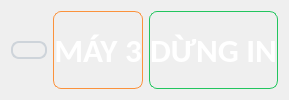
              <widget class="QWidget" name="widget_59" native="true">
               <property name="styleSheet">
                <string notr="true">*{
	color: #ffffff;
}

#labelMay3 {
	background: qradialgradient(
    	cx: 0.5, cy: 0.5, radius: 1.0,
    	fx: 0.5, fy: 0.5,
    	stop: 0 #fb923c,      /* Tâm: Cam đậm */
    	stop: 0.7 #fed7aa,    /* Giữa: Cam nhạt */
    	stop: 1 transparent   /* Viền: Trong suốt → nhạt dần */
	);
	border: 1px solid #fb923c;
	border-radius: 8px;
}

#txtTrangThai3 {
	background: qradialgradient(
    	cx: 0.5, cy: 0.5, radius: 1.0,
    	fx: 0.5, fy: 0.5,
   		stop: 0 #22c55e,      /* Tâm: Xanh lá đậm */
    	stop: 0.7 #86efac,    /* Giữa: Xanh lá nhạt */
    	stop: 1 transparent   /* Viền: Trong suốt → nhạt dần */
	);
	border: 1px solid #22c55e;
	border-radius: 8px;
}

#btnRefresh3 {
	background: qradialgradient(
          cx: 0.5, cy: 0.5, radius: 0.5,
          fx: 0.5, fy: 0.5,
          stop: 0 #f8f9fa,     /* Trắng sáng */
          stop: 0.5 #e9ecef,   /* Xám nhạt */
          stop: 1 #adb5bd      /* Xám viền */
      );
      color: #212529;           /* Chữ xám đậm */
      border: 2px solid #ced4da; /* Viền xám nhạt */
      border-radius: 8px;
}

#btnRefresh3:hover {
	background: qradialgradient(
          cx: 0.5, cy: 0.5, radius: 0.5,
          fx: 0.5, fy: 0.5,
          stop: 0 #ffffff,     /* Sáng hơn */
          stop: 0.5 #f1f3f5,
          stop: 1 #adb5bd
      );
	border: 2px solid #ced4da; /* Viền xám nhạt */
    border-radius: 8px;
}

#btnRefresh3:pressed {
	background: qradialgradient(
          cx: 0.5, cy: 0.5, radius: 0.5,
          fx: 0.5, fy: 0.5,
          stop: 0 #e9ecef,
          stop: 1 #adb5bd
      );
	border: 2px solid #ced4da; /* Viền xám nhạt */
    border-radius: 8px;
}</string>
               </property>
               <layout class="QHBoxLayout" name="horizontalLayout_20" stretch="10,45,45">
                <item>
                 <widget class="QPushButton" name="btnRefresh3">
                  <property name="cursor">
                   <cursorShape>PointingHandCursor</cursorShape>
                  </property>
                  <property name="text">
                   <string/>
                  </property>
                  <property name="icon">
                   <iconset>
                    <normaloff>assets/circle-of-two-clockwise-arrows-rotation.png</normaloff>assets/circle-of-two-clockwise-arrows-rotation.png</iconset>
                  </property>
                  <property name="iconSize">
                   <size>
                    <width>25</width>
                    <height>54</height>
                   </size>
                  </property>
                 </widget>
                </item>
                <item>
                 <widget class="QLabel" name="labelMay3">
                  <property name="font">
                   <font>
                    <family>Calibri</family>
                    <pointsize>25</pointsize>
                    <weight>75</weight>
                    <bold>true</bold>
                   </font>
                  </property>
                  <property name="text">
                   <string>MÁY 3</string>
                  </property>
                  <property name="alignment">
                   <set>Qt::AlignCenter</set>
                  </property>
                 </widget>
                </item>
                <item>
                 <widget class="QLabel" name="txtTrangThai3">
                  <property name="font">
                   <font>
                    <family>Calibri</family>
                    <pointsize>25</pointsize>
                    <weight>75</weight>
                    <bold>true</bold>
                   </font>
                  </property>
                  <property name="text">
                   <string>DỪNG IN</string>
                  </property>
                  <property name="alignment">
                   <set>Qt::AlignCenter</set>
                  </property>
                 </widget>
                </item>
               </layout>
              </widget>
